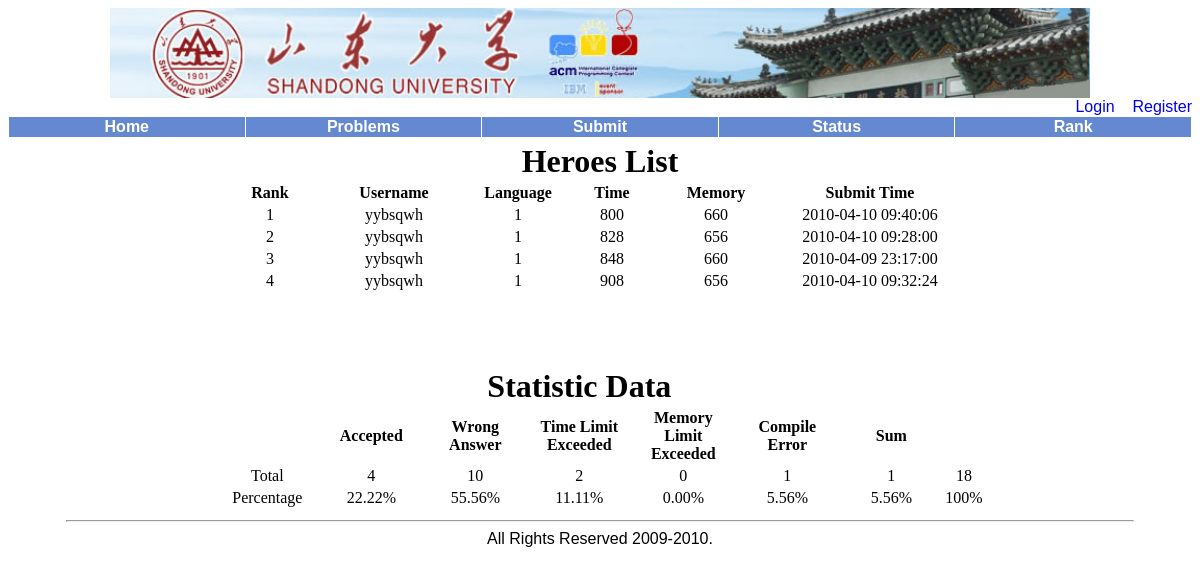
Screenshot of /statistics.php?pid=2 with the database file from the repository.
### tables this page shows
CREATE TABLE `status` (
  `rid` int(10) unsigned NOT NULL auto_increment,
  `pid` int(10) unsigned NOT NULL,
  `uid` int(10) unsigned NOT NULL,
  `judgeStatus` tinyint(3) unsigned NOT NULL default '1',
  `language` tinyint(3) unsigned NOT NULL,
  `rtime` int(10) unsigned default NULL,
  `rmemory` int(10) unsigned default NULL,
  `submitTime` datetime NOT NULL,
  `sourceCode` blob,
  PRIMARY KEY  (`rid`)
);

### web/common.php (the view, shortened to what this page needs)
<?php
if(!isset($MAGICAL))
	include("index.php");
else
{
$JUDGE_STATUS[] = "All";
$JUDGE_STATUS[] = "Queueing";
$JUDGE_STATUS[] = "Judging";
$JUDGE_STATUS[] = "Accepted";
$JUDGE_STATUS[] = "Wrong Answer";
$JUDGE_STATUS[] = "Time Limit Exceeded";
$JUDGE_STATUS[] = "Memory Limit Exceeded";
$JUDGE_STATUS[] = "Compile Error";
$JUDGE_STATUS[] = "Presentation Error";
$JUDGE_STATUS[] = "Runtime Error";
function gen_cell($content, $align = "center")
{
	echo "<td align = \"$align\">$content</td>\n";
}
}
?>

### web/statistics.php (shortened to what this page needs)
<?php
if(!isset($MAGICAL))
{
	include("index.php");
}
else
{
?>
<table align = "center">
<tr><td colspan = "6" align = "center"><font size = "6"><b>Heroes List</b></font></td></tr>
<tr>
<th width = "80">Rank</th>
<th width = "160">Username</th>
<th width = "80">Language</th>
<th width = "100">Time</th>
<th width = "100">Memory</th>
<th width = "200">Submit Time</th>
</tr>
<?php
	include("conn.php");
	include("common.php");
	$sql = "select nickname, language, rtime, rmemory, submitTime from status, user "
		. "where status.uid = user.uid and pid = {$_GET['pid']} and judgeStatus = 3 "
		. "order by rtime, rmemory, submitTime limit 0, 20";
	if($result = $conn->query($sql))
	{
		$i = 1;
		while($stat = $result->fetch_object())
		{
			echo "<tr>\n";
			gen_cell($i);
			echo "</tr>\n";
			$i++;
		}
?>
</table>
<br/><br/><br/><br/>
<table align = "center">
<tr><td colspan = "7" align = "center"><font size = "6"><b>Statistic Data</b></font></td></tr>
<tr><th width = "100"></th>
<?php
		$sql = "select judgeStatus, count(*) as total from status where pid = {$_GET['pid']} "
		   ."group by judgeStatus";
		if($result = $conn->query($sql))
		{
			$sum = 0;
			$total[3] = 0;
			$total[4] = 0;
			$total[5] = 0;
			$total[6] = 0;
			$total[7] = 0;
			while(list($stts, $ttl) = $result->fetch_row())
			{
				if($stts >= 3)
				{
					$total[$stts] = $ttl;
					$sum += $ttl;
				}
			}
			for($i = 3; $i <= 7; $i++)
				echo "<th width = \"100\">{$JUDGE_STATUS[$i]}</th>\n";
			echo "<th width = \"100\">Sum</th>\n";
			echo "</tr>\n";
			echo "<tr><td align = \"center\">Total</td>\n";
			foreach($total as $t)
			{
				gen_cell($t);
			}
			echo "</tr>";
			echo "<tr><td align = \"center\">Percentage</td>\n";
			foreach($total as $t)
			{
				printf("<td align = \"center\">%.2f%%</td>\n", $t * 100 / $sum);
			}
			echo "</tr>";
		}
		else
		{
			error_log($conn->error." File:".__FILE__."; Line: ".__LINE__."; Sql string: $sql");
			die("Database Error.");
		}
?>
</table>
<?php
	}
	else
	{
		error_log($conn->error." File:".__FILE__."; Line: ".__LINE__."; Sql string: $sql");
		die("Database Error.");
	}
}
?>

### rows the page displays
status: content "1 yybsqwh 1 800 660 2010-04-10 09:40:06"
status: content "2 yybsqwh 1 828 656 2010-04-10 09:28:00"
status: content "3 yybsqwh 1 848 660 2010-04-09 23:17:00"
status: content "4 yybsqwh 1 908 656 2010-04-10 09:32:24"

### other values shown
$JUDGE_STATUS[$i] "Accepted"
$JUDGE_STATUS[$i] "Wrong Answer"
$JUDGE_STATUS[$i] "Time Limit Exceeded"
$JUDGE_STATUS[$i] "Memory Limit Exceeded"
$JUDGE_STATUS[$i] "Compile Error"
$content "4"
$content "10"
$content "2"
$content "0"
$content "1"
$content "18 100%"
$t * 100 / $sum "22.22"
$t * 100 / $sum "55.56"
$t * 100 / $sum "11.11"
$t * 100 / $sum "0.00"
